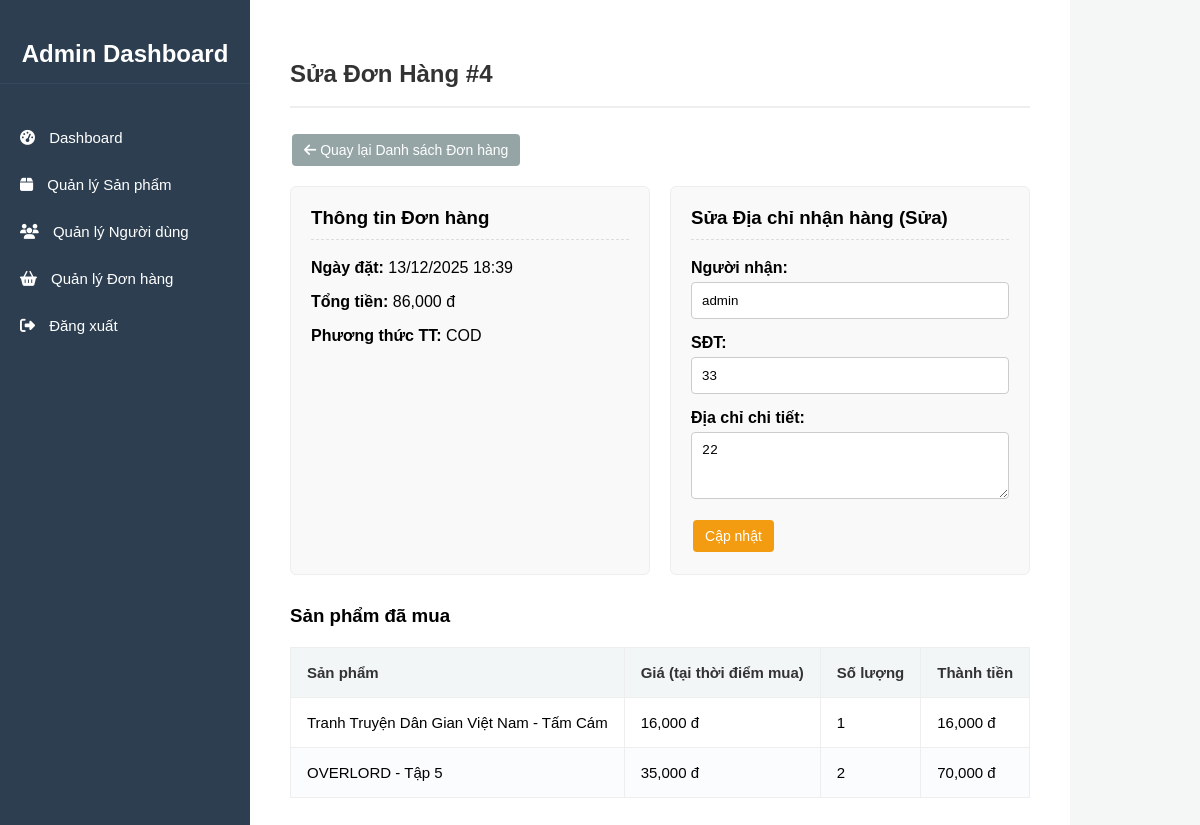
The page /admin/order_form.php?id=4 (signed in) on the database its author committed.
### tables this page shows
CREATE TABLE IF NOT EXISTS `orders` (
  `id` int NOT NULL AUTO_INCREMENT,
  `user_id` int NOT NULL,
  `order_date` datetime DEFAULT CURRENT_TIMESTAMP,
  `total_amount` decimal(10,2) NOT NULL,
  `status` varchar(50) DEFAULT 'Pending',
  `recipient_name` varchar(255) NOT NULL,
  `phone` varchar(20) NOT NULL,
  `shipping_address` text NOT NULL,
  `payment_method` varchar(50) DEFAULT 'COD',
  PRIMARY KEY (`id`)
);

CREATE TABLE IF NOT EXISTS `order_details` (
  `id` int NOT NULL AUTO_INCREMENT,
  `order_id` int NOT NULL,
  `book_id` int NOT NULL,
  `quantity` int NOT NULL,
  `price_at_time` decimal(10,2) NOT NULL,
  PRIMARY KEY (`id`),
  KEY `order_id` (`order_id`),
  KEY `book_id` (`book_id`)
);

CREATE TABLE IF NOT EXISTS `books` (
  `id` int NOT NULL AUTO_INCREMENT,
  `title` varchar(255) DEFAULT NULL,
  `image` text,
  `price` float NOT NULL,
  `status` text NOT NULL,
  `description` text,
  `author` text,
  `publisher` text,
  PRIMARY KEY (`id`)
);

### admin/order_form.php (the view, shortened to what this page needs)
<?php
include '../db.php';
$order_id = isset($_GET['id']) ? (int)$_GET['id'] : 0;
$page_title = "Sửa Đơn Hàng #$order_id";
$order = null;
$details = [];
$order_sql = "SELECT id, order_date, total_amount, recipient_name, phone, shipping_address, payment_method FROM orders WHERE id = ?";
$order_stmt = $conn->prepare($order_sql);
$order_stmt->bind_param("i", $order_id);
$order_stmt->execute();
$order_result = $order_stmt->get_result();
if ($order_result->num_rows > 0) {
    $order = $order_result->fetch_assoc();
} else {
    $message = "<p class='error'>Đơn hàng không tồn tại.</p>";
    $order = false;
}
if ($order) {
    $details_sql = "SELECT od.quantity, od.price_at_time, b.title
                    FROM order_details od
                    JOIN books b ON od.book_id = b.id
                    WHERE od.order_id = ?";
    $details_stmt = $conn->prepare($details_sql);
    $details_stmt->bind_param("i", $order_id);
    $details_stmt->execute();
    $details_result = $details_stmt->get_result();
    $details = $details_result->fetch_all(MYSQLI_ASSOC);
}
include 'includes/header.php';
?>
<div class="main-container">
    <div class="main-content">
        <h2><?php echo $page_title; ?></h2>
        <a href="orders.php" class="btn btn-secondary" style="margin-bottom: 20px;">
            <i class="fas fa-arrow-left"></i> Quay lại Danh sách Đơn hàng
        </a>
        <?php if ($order): ?>
            <div class="order-details-grid">
                <div class="info-box">
                    <h3>Thông tin Đơn hàng</h3>
                    <p><strong>Ngày đặt:</strong> <?php echo date('d/m/Y H:i', strtotime($order['order_date'])); ?></p>
                    <p><strong>Tổng tiền:</strong> <?php echo number_format($order['total_amount']); ?> đ</p>
                    <p><strong>Phương thức TT:</strong> <?php echo htmlspecialchars($order['payment_method']); ?></p>
                </div>
                <div class="info-box">
                    <h3>Sửa Địa chỉ nhận hàng (Sửa)</h3>
                    <form method="post" class="admin-form">
                        <div class="form-group">
                            <label for="recipient_name">Người nhận:</label>
                            <input type="text" id="recipient_name" name="recipient_name" value="<?php echo htmlspecialchars($order['recipient_name']); ?>" required>
                        </div>
                        <div class="form-group">
                            <label for="phone">SĐT:</label>
                            <input type="tel" id="phone" name="phone" value="<?php echo htmlspecialchars($order['phone']); ?>" required>
                        </div>
                        <div class="form-group">
                            <label for="shipping_address">Địa chỉ chi tiết:</label>
                            <textarea id="shipping_address" name="shipping_address" rows="3" required><?php echo htmlspecialchars($order['shipping_address']); ?></textarea>
                        </div>
                        <button type="submit" name="update_recipient" class="btn btn-warning">Cập nhật</button>
                    </form>
                </div>
            </div>
            <h3 style="margin-top: 30px;">Sản phẩm đã mua</h3>
            <table class="data-table">
                <thead>
                    <tr>
                        <th>Sản phẩm</th>
                        <th>Giá (tại thời điểm mua)</th>
                        <th>Số lượng</th>
                        <th>Thành tiền</th>
                    </tr>
                </thead>
                <tbody>
                    <?php foreach ($details as $item): ?>
                    <tr>
                        <td><?php echo htmlspecialchars($item['title']); ?></td>
                        <td><?php echo number_format($item['price_at_time']); ?> đ</td>
                        <td><?php echo $item['quantity']; ?></td>
                        <td><?php echo number_format($item['price_at_time'] * $item['quantity']); ?> đ</td>
                    </tr>
                    <?php endforeach; ?>
                </tbody>
            </table>
        <?php endif; ?>
    </div>
</div>

### css/style1.css (style rules this page uses)
body { font-family: Arial, sans-serif; background-color: #f4f7f6; margin: 0; }
.main-container { display: flex; min-height: 100vh; }
.main-content { flex-grow: 1; padding: 40px; background-color: white; }
.main-content h2 { border-bottom: 2px solid #eee; padding-bottom: 18px; margin-bottom: 24px; color: #333; }
.data-table { width: 100%; border-collapse: collapse; margin-top: 20px; table-layout: auto; font-size: 15px; }
.data-table th, .data-table td { border: 1px solid #eee; padding: 16px; text-align: left; vertical-align: middle; }
.data-table th { background-color: #f3f6f7; color: #333; font-weight: 700; }
.data-table tbody tr:nth-child(even) { background-color: #fbfcfd; }
.btn { padding: 8px 12px; border: none; border-radius: 4px; cursor: pointer; text-decoration: none; display: inline-block; font-size: 14px; margin: 2px; text-align: center; }
.btn-warning { background-color: #f39c12; color: white; }
.btn-secondary { background-color: #95a5a6; color: white; }
.admin-form .form-group { margin-bottom: 15px; }
.admin-form label { display: block; font-weight: bold; margin-bottom: 5px; }
.admin-form input, .admin-form select, .admin-form textarea { width: 100%; padding: 10px; border: 1px solid #ccc; border-radius: 4px; box-sizing: border-box; }
.order-details-grid { display: grid; grid-template-columns: 1fr 1fr; gap: 20px; margin-bottom: 30px; }
.info-box { background-color: #f9f9f9; padding: 20px; border-radius: 6px; border: 1px solid #eee; }
.info-box h3 { border-bottom: 1px dashed #ddd; padding-bottom: 10px; margin-top: 0; }

### rows shown on the page
orders: order_date "13/12/2025 18:39", total_amount "86,000", payment_method "COD", recipient_name "admin", phone "33", shipping_address "22"
order_details: book.title "Tranh Truyện Dân Gian Việt Nam - Tấm Cám", price_at_time "16,000", quantity "1", $item['price_at_time'] * $item['quantity'] "16,000"
order_details: book.title "OVERLORD - Tập 5", price_at_time "35,000", quantity "2", $item['price_at_time'] * $item['quantity'] "70,000"

### other values the page prints
$page_title "Sửa Đơn Hàng #4"
